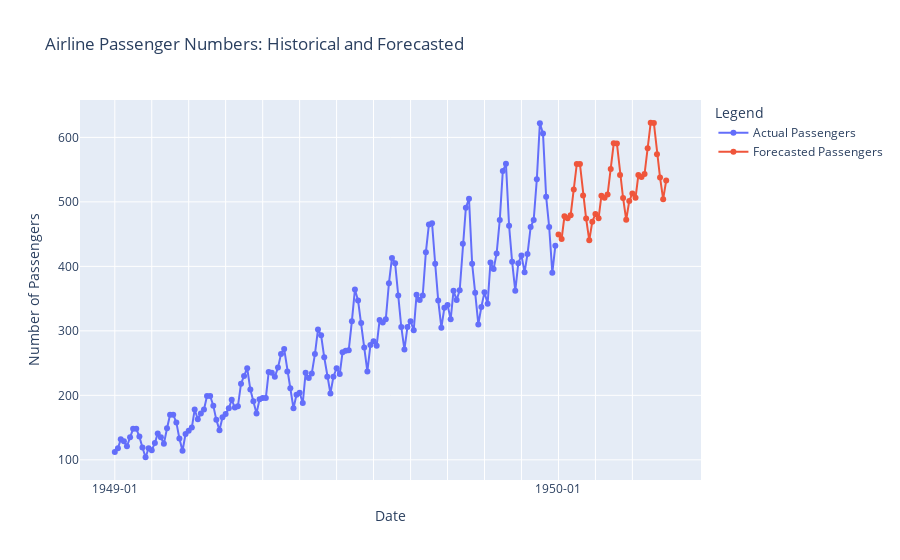

Notebook cell for this chart:
### Code cell
import plotly.graph_objects as go

# Convert the 'Month' in data to match predictions_df format
data['Month'] = pd.to_datetime(data['Month']).dt.strftime('%Y-%m')

# Combine historical data and predictions
combined_data = pd.concat([
    data.set_index('Month'),
    predictions_df.set_index('Month')
], axis=0)

# Plotting
fig = go.Figure()

# Add historical data to the plot
fig.add_trace(go.Scatter(x=combined_data.index[:len(data)], y=combined_data['#Passengers'][:len(data)],
                         mode='lines+markers', name='Actual Passengers'))

# Add forecast data to the plot
fig.add_trace(go.Scatter(x=combined_data.index[len(data):], y=combined_data['Forecast_Passengers'][len(data):],
                         mode='lines+markers', name='Forecasted Passengers'))

# Update plot layout
fig.update_layout(
    title='Airline Passenger Numbers: Historical and Forecasted',
    xaxis_title='Date',
    yaxis_title='Number of Passengers',
    legend_title='Legend',
    xaxis=dict(
        tickmode='array',
        tickvals=combined_data.index[::12],  # Show only one label per year or adjust as needed
        ticktext=[date if i % 12 == 0 else '' for i, date in enumerate(combined_data.index)],  # Label formatting
    )
)

# Show the plot
fig.show()

### Figure 1 — Plotly figure (JSON) as saved in the notebook; plotly's stock layout.template omitted (floating-point values rounded to 4 significant figures; data arrays with more than 128 entries replaced by an {"elided": "..."} marker saying what was removed)
{"data": [{"mode": "lines+markers", "name": "Actual Passengers", "type": "scatter", "x": {"elided": "144 str values"}, "y": {"elided": "144 int values"}}, {"mode": "lines+markers", "name": "Forecasted Passengers", "type": "scatter", "x": ["1961-01", "1961-02", "1961-03", "1961-04", "1961-05", "1961-06", "1961-07", "1961-08", "1961-09", "1961-10", "1961-11", "1961-12", "1962-01", "1962-02", "1962-03", "1962-04", "1962-05", "1962-06", "1962-07", "1962-08", "1962-09", "1962-10", "1962-11", "1962-12", "1963-01", "1963-02", "1963-03", "1963-04", "1963-05", "1963-06", "1963-07", "1963-08", "1963-09", "1963-10", "1963-11", "1963-12"], "y": [449.3, 442.5, 477.7, 474.6, 479.3, 519.2, 558.8, 558.6, 509.9, 474.1, 440.3, 469.3, 481.2, 474.4, 509.6, 506.5, 511.3, 551.1, 590.8, 590.5, 541.8, 506.0, 472.3, 501.3, 513.1, 506.4, 541.5, 538.4, 543.2, 583.0, 622.7, 622.4, 573.8, 537.9, 504.2, 533.2]}], "layout": {"legend": {"title": {"text": "Legend"}}, "title": {"text": "Airline Passenger Numbers: Historical and Forecasted"}, "xaxis": {"tickmode": "array", "ticktext": {"elided": "180 str values"}, "tickvals": ["1949-01", "1950-01", "1951-01", "1952-01", "1953-01", "1954-01", "1955-01", "1956-01", "1957-01", "1958-01", "1959-01", "1960-01", "1961-01", "1962-01", "1963-01"], "title": {"text": "Date"}}, "yaxis": {"title": {"text": "Number of Passengers"}}}}
